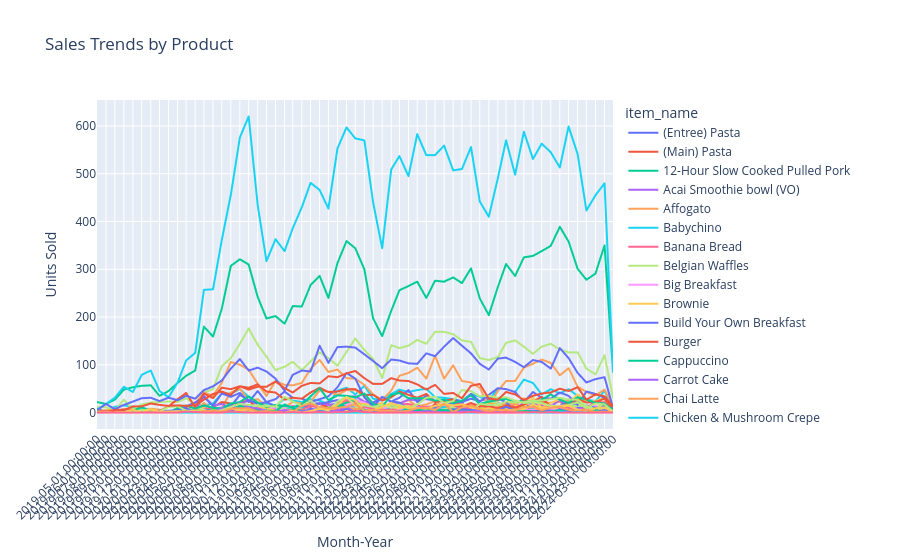

The notebook cell this image was saved under:
### Code cell
import plotly.express as px

# Let's assume 'aggregated_sales' is already in your environment and has the columns 'item_name', 'month_year', and 'units_sold'

# Pivot the data to have months as columns and items as rows with units sold as values
pivot_sales = aggregated_sales.pivot(index='month_year', columns='item_name', values='units_sold').fillna(0)

# Plotly requires dates in a specific format, so ensure 'month_year' is in datetime format
pivot_sales.index = pd.PeriodIndex(pivot_sales.index, freq='M').to_timestamp()

# Create the line chart with Plotly Express
fig = px.line(pivot_sales, x=pivot_sales.index, y=pivot_sales.columns,
              labels={'value': 'Units Sold', 'variable': 'Items', 'index': 'Month-Year'},
              title='Sales Trends by Product')

# Improve layout
fig.update_layout(
    xaxis=dict(
        title='Month-Year',
        tickmode='array',
        tickvals=pivot_sales.index,
        ticktext=[str(date) for date in pivot_sales.index],
        tickangle=-45
    ),
    yaxis=dict(
        title='Units Sold'
    )
)

# Show the plot
fig.show()
